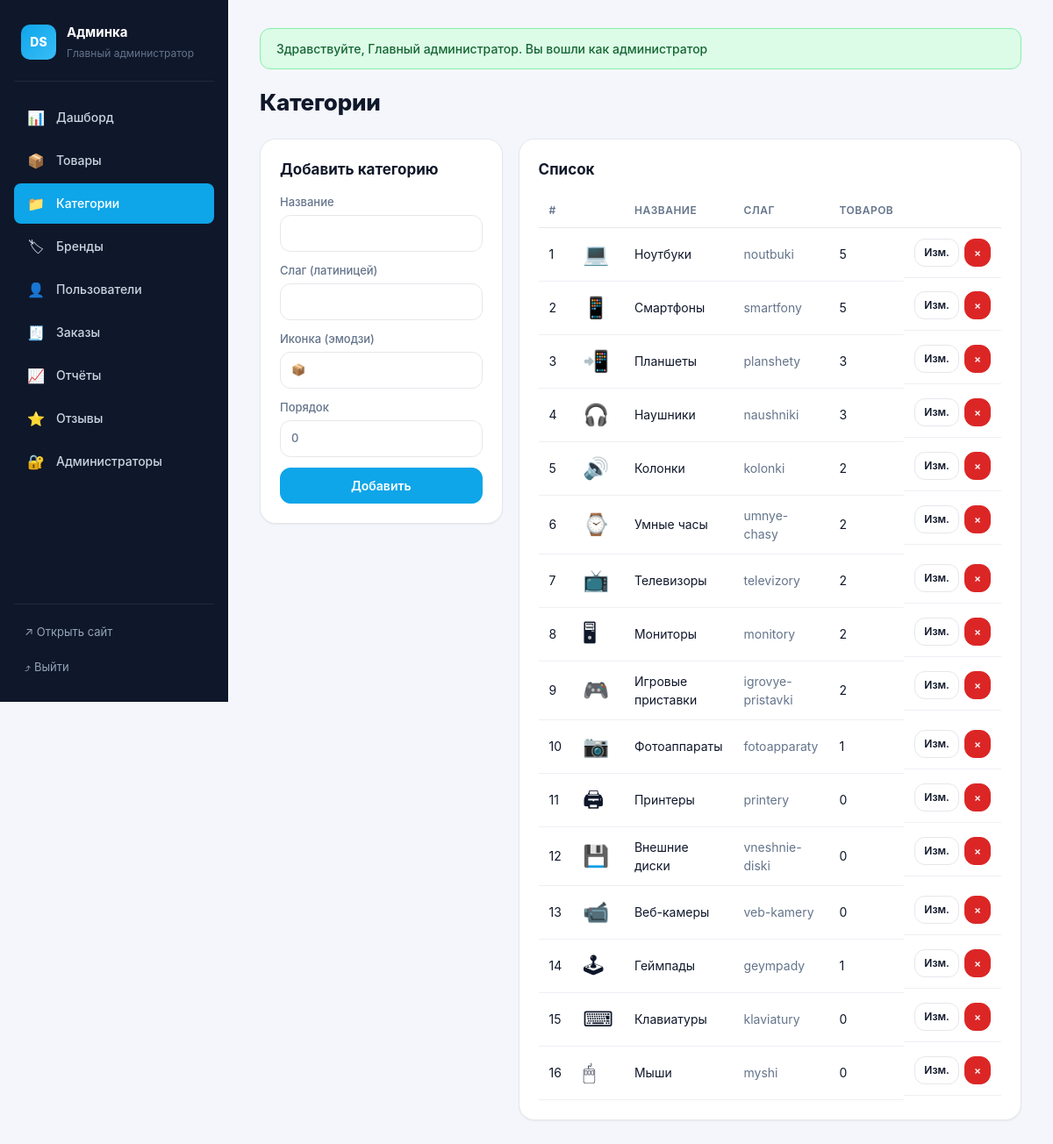
The app's page /admin/categories.php (signed in) with its own data.
### tables this page shows
CREATE TABLE `categories` (
  `id` int(11) NOT NULL AUTO_INCREMENT,
  `name` varchar(120) NOT NULL,
  `slug` varchar(120) NOT NULL,
  `icon` varchar(8) DEFAULT '',
  `sort_order` int(11) DEFAULT 0,
  PRIMARY KEY (`id`),
  UNIQUE KEY `slug` (`slug`)
);

### admin/categories.php (the view, shortened to what this page needs)
<?php
require_once __DIR__ . '/../db.php';
$edit = isset($_GET['edit']) ? fetch_one($mysqli, 'SELECT * FROM categories WHERE id=?', 'i', [(int)$_GET['edit']]) : null;
$cs = $mysqli->query("SELECT c.*, (SELECT COUNT(*) FROM products WHERE category_id=c.id) AS cnt FROM categories c ORDER BY c.sort_order, c.name")->fetch_all(MYSQLI_ASSOC);
?>
<h1>Категории</h1>
<div class="grid2">
  <section class="card">
    <h2><?= $edit ? 'Редактирование' : 'Добавить категорию' ?></h2>
    <form method="post" class="form-stack">
      <label>Название<input type="text" name="name" required value="<?= h($edit['name'] ?? '') ?>"></label>
      <label>Слаг (латиницей)<input type="text" name="slug" required value="<?= h($edit['slug'] ?? '') ?>"></label>
      <label>Иконка (эмодзи)<input type="text" name="icon" maxlength="4" value="<?= h($edit['icon'] ?? '') ?>" placeholder="📦"></label>
      <label>Порядок<input type="number" name="sort_order" value="<?= (int)($edit['sort_order'] ?? 0) ?>"></label>
      <button class="btn btn--primary"><?= $edit ? 'Сохранить' : 'Добавить' ?></button>
    </form>
  </section>
  <section class="card">
    <h2>Список</h2>
    <table class="tbl">
      <thead><tr><th>#</th><th></th><th>Название</th><th>Слаг</th><th>Товаров</th><th></th></tr></thead>
      <tbody>
        <?php foreach ($cs as $c): ?>
          <tr>
            <td><?= (int)$c['id'] ?></td>
            <td style="font-size:24px"><?= h($c['icon'] ?: '🔹') ?></td>
            <td><?= h($c['name']) ?></td>
            <td class="muted"><?= h($c['slug']) ?></td>
            <td><?= (int)$c['cnt'] ?></td>
            <td class="actions">
              <a href="categories.php?edit=<?= (int)$c['id'] ?>" class="btn btn--small">Изм.</a>
              <a href="categories.php?delete=<?= (int)$c['id'] ?>" class="btn btn--small btn--danger" onclick="return confirm('Удалить?')">×</a>
            </td>
          </tr>
        <?php endforeach; ?>
      </tbody>
    </table>
  </section>
</div>

### admin/admin.css (style rules this page uses)
:root { --bg: #f4f6fb; --surface: #ffffff; --ink: #0f172a; --ink-2: #334155; --ink-3: #64748b; --line: #e5e7eb; --line-2: #eef0f5; --accent: #0ea5e9; --accent-2: #0284c7; --ok: #16a34a; --err: #dc2626; --warn: #ea580c; --sidebar: #0f172a; --r-sm: 8px; --r-md: 12px; --r-lg: 18px; --sh-sm: 0 1px 2px rgba(15,23,42,.06); --sh-md: 0 6px 18px rgba(15,23,42,.08); }
* { box-sizing: border-box; }
html, body { margin: 0; padding: 0; }
body { font: 14px/1.5 -apple-system, BlinkMacSystemFont, 'Segoe UI', Roboto, sans-serif; background: var(--bg); color: var(--ink); }
a { color: var(--accent); text-decoration: none; }
input, select, textarea, button { font: inherit; color: inherit; }
.muted { color: var(--ink-3); }
body.admin { display: grid; grid-template-columns: 260px 1fr; min-height: 100vh; }
.adm h1 { font-size: 26px; font-weight: 800; margin: 0 0 22px; letter-spacing: -.3px; }
.adm h2 { font-size: 17px; margin: 0 0 14px; }
.card { background: var(--surface); padding: 22px; border-radius: var(--r-lg); border: 1px solid var(--line); box-shadow: var(--sh-sm); margin-bottom: 18px; }
.card > h2:first-child { margin-top: 0; }
.grid2 { display: grid; grid-template-columns: 1fr 1fr; gap: 18px; align-items: start; }
.grid2 .card { margin-bottom: 0; }
.tbl { width: 100%; border-collapse: collapse; }
.tbl th { text-align: left; padding: 10px 12px; border-bottom: 1px solid var(--line); font-size: 12px; text-transform: uppercase; color: var(--ink-3); letter-spacing: .5px; font-weight: 600; }
.tbl td { padding: 12px; border-bottom: 1px solid var(--line-2); vertical-align: middle; }
.actions { display: flex; gap: 6px; justify-content: flex-end; }
.btn { display: inline-flex; align-items: center; justify-content: center; gap: 6px; padding: 9px 16px; border-radius: var(--r-md); border: 1px solid var(--line); background: var(--surface); color: var(--ink); font-weight: 600; cursor: pointer; transition: all .15s; text-decoration: none; }
.btn--primary { background: var(--accent); color: #fff; border-color: var(--accent); }
.btn--danger { background: var(--err); color: #fff; border-color: var(--err); }
.btn--small { padding: 6px 10px; font-size: 12px; }
.form-stack { display: grid; gap: 12px; }
.form-stack label, .form-grid label { display: block; font-size: 13px; color: var(--ink-3); font-weight: 500; }
.form-stack input:not([type=radio]):not([type=checkbox]), .form-stack textarea, .form-stack select, .form-grid input:not([type=radio]):not([type=checkbox]), .form-grid textarea, .form-grid select { display: block; width: 100%; padding: 10px 12px; border: 1px solid var(--line); border-radius: var(--r-md); margin-top: 5px; background: var(--surface); font-family: inherit; }

### records on screen
categories: id "1", icon "💻", name "Ноутбуки", slug "noutbuki", cnt "5"
categories: id "2", icon "📱", name "Смартфоны", slug "smartfony", cnt "5"
categories: id "3", icon "📲", name "Планшеты", slug "planshety", cnt "3"
categories: id "4", icon "🎧", name "Наушники", slug "naushniki", cnt "3"
categories: id "5", icon "🔊", name "Колонки", slug "kolonki", cnt "2"
categories: id "6", icon "⌚", name "Умные часы", slug "umnye-chasy", cnt "2"
categories: id "7", icon "📺", name "Телевизоры", slug "televizory", cnt "2"
categories: id "8", icon "🖥", name "Мониторы", slug "monitory", cnt "2"
categories: id "9", icon "🎮", name "Игровые приставки", slug "igrovye-pristavki", cnt "2"
categories: id "10", icon "📷", name "Фотоаппараты", slug "fotoapparaty", cnt "1"
categories: id "11", icon "🖨", name "Принтеры", slug "printery", cnt "0"
categories: id "12", icon "💾", name "Внешние диски", slug "vneshnie-diski", cnt "0"
categories: id "13", icon "📹", name "Веб-камеры", slug "veb-kamery", cnt "0"
categories: id "14", icon "🕹", name "Геймпады", slug "geympady", cnt "1"
categories: id "15", icon "⌨", name "Клавиатуры", slug "klaviatury", cnt "0"
categories: id "16", icon "🖱", name "Мыши", slug "myshi", cnt "0"

### other values on screen
$user "Главный администратор"
$n[1] "📊"
$n[2] "Дашборд"
$n[1] "📦"
$n[2] "Товары"
$n[1] "📁"
$n[2] "Категории"
$n[1] "🏷"
$n[2] "Бренды"
$n[1] "👤"
$n[2] "Пользователи"
$n[1] "🧾"
$n[2] "Заказы"
$n[1] "📈"
$n[2] "Отчёты"
